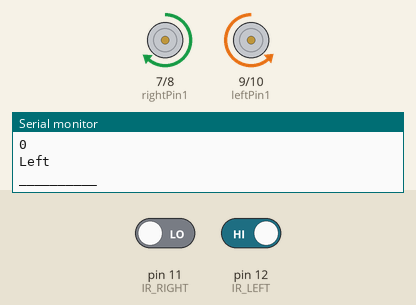
Simulated run of this sketch. Board: Arduino Uno, built with avr-gcc and run on an emulated ATmega328P. On the bench: motor-driver pin pairs drawn as motors (green arrow = first pin HIGH = forward, orange = second pin HIGH = backward, longer = more drive, scaled by the enable pin), the last lines printed to the serial monitor. The test bench sets the inputs (shaded band); at power-on: pin 11 (IR_RIGHT) LOW, pin 12 (IR_LEFT) HIGH.

Above: at 1.2 s.
1.3 s: pin 11 (IR_RIGHT) driven HIGH
At 1.9 s:
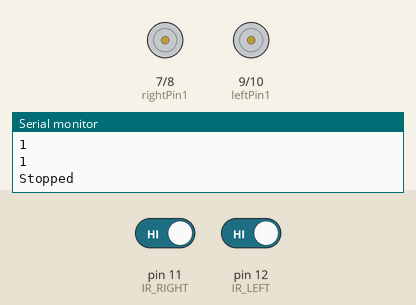
2.8 s: pin 12 (IR_LEFT) driven LOW
At 3.7 s:
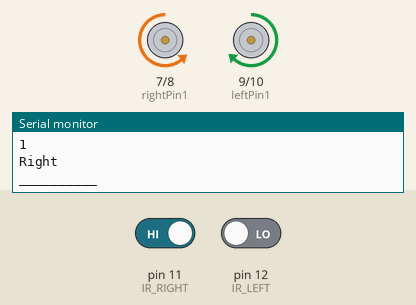
4.3 s: pin 11 (IR_RIGHT) driven LOW
At 5.5 s:
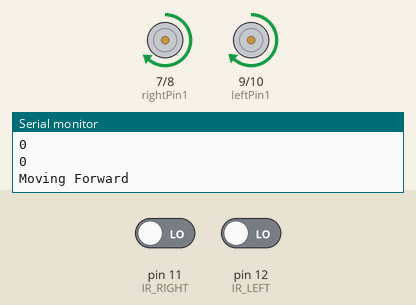
5.8 s: pin 12 (IR_LEFT) driven HIGH
At 7.0 s:
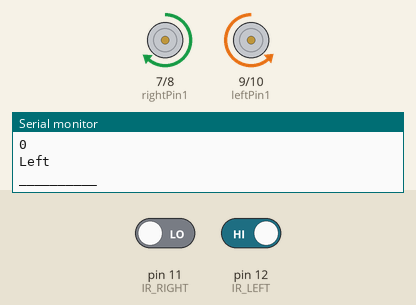
Timing chart, 0 to 8.3 s (numbered marks = the images above; inputs shaded):
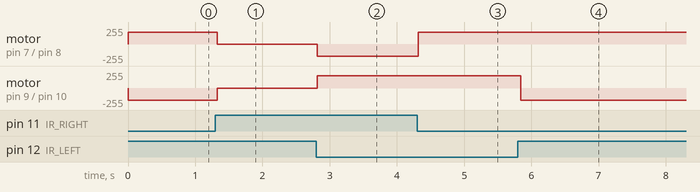

Measured:
- after the input at 1.3 s, motor on pin 7 (rightPin1) / pin 8 (rightPin2): forward 180/255 → stopped at once; motor on pin 9 (leftPin1) / pin 10 (leftPin2): backward 182/255 → stopped at once
- after the input at 2.8 s, motor on pin 7 (rightPin1) / pin 8 (rightPin2): stopped → backward 180/255 at once; motor on pin 9 (leftPin1) / pin 10 (leftPin2): stopped → forward 182/255 at once
- after the input at 4.3 s, motor on pin 7 (rightPin1) / pin 8 (rightPin2): backward 180/255 → forward 180/255 at once
- after the input at 5.8 s, motor on pin 9 (leftPin1) / pin 10 (leftPin2): forward 182/255 → backward 182/255 at once

The sketch:

code.ino
```cpp
// Oct 6 2026
// Made by Shubham Baxi
// Please give credit if the following is used

// Sensor and Speed Definition
#define IR_LEFT 12
#define IR_RIGHT 11
#define MOTOR_SPEED_L 182
#define MOTOR_SPEED_R 180
#define TURNING 60
#define TURNING_MAX 200

// Manual Toggle Switch
// To turn with both wheels in opposite directions, write true
// To turn with both wheels in same direction in different speeds, write false
// false is recommended
bool turning = false;

//Right motor variables
int enableRight=6;
int rightPin1=7;
int rightPin2=8;

//Left motor variables
int enableLeft=5;
int leftPin1=9;
int leftPin2=10;

void turnMotor(int speed_l, int speed_r, int dir_l = 1,  int dir_r = 1){
  // speed_l : speed of left motor when moving
  // speed_r : speed of right motor while moving
  // dir_l   : direction of left motor. 1 = Forward ; -1 = Backward
  // dir_r   : direction of right motor. 1 = Forward ; -1 = Backward
  analogWrite(enableLeft, speed_l); // set speed of left motor
  digitalWrite(leftPin1, dir_l == 1); // set pin1 of left motor to direction of dir_l
  digitalWrite(leftPin2, dir_l == -1); // set pin2 of left motor to opposite direction of dir_l

  analogWrite(enableRight, speed_r); // set speed of right motor
  digitalWrite(rightPin1, dir_r == 1); // set pin1 of right motor to direction of dir_r
  digitalWrite(rightPin2, dir_r == -1); // set pin2 of right motor to opposite direction of dir_r
}

// the TCCR0B line disrupts delay function. Make own safe delay function to normalize the disruption
void safeDelay(unsigned long ms) {
  delay(ms * 8);
}

void setup() {

  TCCR0B = TCCR0B & B11111000 | B00000010 ; // increases PWM value to ~3.9 kHz to make sure motors do not whine and make sure motors run smoothly


  // IR definitions
  pinMode(IR_LEFT,INPUT);
  pinMode(IR_RIGHT,INPUT);

  // Right Motor Definitions
  pinMode(enableRight, OUTPUT);
  pinMode(rightPin1, OUTPUT);
  pinMode(rightPin2, OUTPUT);

  // Left Motor Definitions
  pinMode(enableLeft, OUTPUT);
  pinMode(leftPin1, OUTPUT);
  pinMode(leftPin2, OUTPUT);

  // starts serial communication on 9600 baud
  Serial.begin(9600);

}

void loop() {
  // 1 is returned by IR sensors on black
  // 0 is returned by IR sensors on white

  int left_ir = digitalRead(IR_LEFT); // left_ir contains value of left ir sensor
  int right_ir = digitalRead(IR_RIGHT); // right_ir contains value of right ir sensor

  Serial.println("__________");
  Serial.println(left_ir);
  Serial.println(right_ir);

  if (left_ir == 0 && right_ir == 0){
    //Both IR sensors sense white
    //need to move forward
    turnMotor(MOTOR_SPEED_L, MOTOR_SPEED_R);
    Serial.println("Moving Forward");
  }
  else if (left_ir == 0 && right_ir == 1){
    //Left IR on white and Right IR on black
    //overshoot to left, need to turn right
    if (turning == true){
      turnMotor(TURNING_MAX, TURNING, 1,-1);
    }
    else{
      turnMotor(MOTOR_SPEED_L, MOTOR_SPEED_R, 1,-1);
    }
    Serial.println("Right");
  }
  else if (left_ir == 1 && right_ir == 0){
    //Left IR on black and Right IR on white
    //overshoot to right, need to turn left
    if (turning == true){
      turnMotor(TURNING, TURNING_MAX , -1,1);
    }
    else{
      turnMotor(MOTOR_SPEED_L, MOTOR_SPEED_R, -1,1);
    }
    Serial.println("Left");
  }
  else if (left_ir == 1 && right_ir == 1){
    //Both IR sensors sense black
    // need to stop
    turnMotor(0, 0);
    Serial.println("Stopped");
  }
  safeDelay(8); // use delay in looping to prevent jerkiness
}
```
